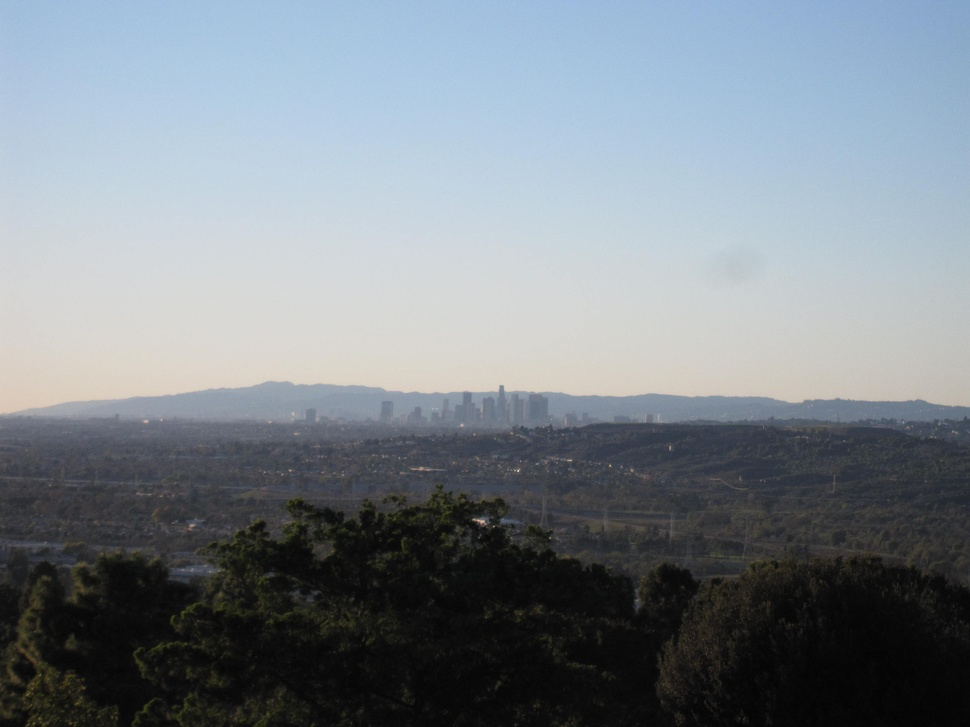
#> input picture city.jpg, 970 x 727 px, shrunk from 2816 x 2112 before the run
$ python 'Histogram matching.py'   (older library calls are emulated)
#> lines starting #> are read from the running program, lines starting #| are printed output that depends on the picture
#!/usr/bin/env python
# coding: utf-8

# In[2]:


import numpy as np
from scipy import linalg


# In[3]:


import matplotlib.pyplot as plt
import matplotlib.image as mpimg
from skimage import data
from skimage import exposure
from skimage import filters
from skimage.exposure import match_histograms

img=mpimg.imread('city.jpg')
#> img is the input picture: shape (727, 970, 3); mean R, G, B 123.5, 131.9, 139.2
plt.imshow(img)


# In[4]:


img.shape


# In[6]:


img_array = img / 255
img_gray = img_array @ [0.2126, 0.7152, 0.0722]
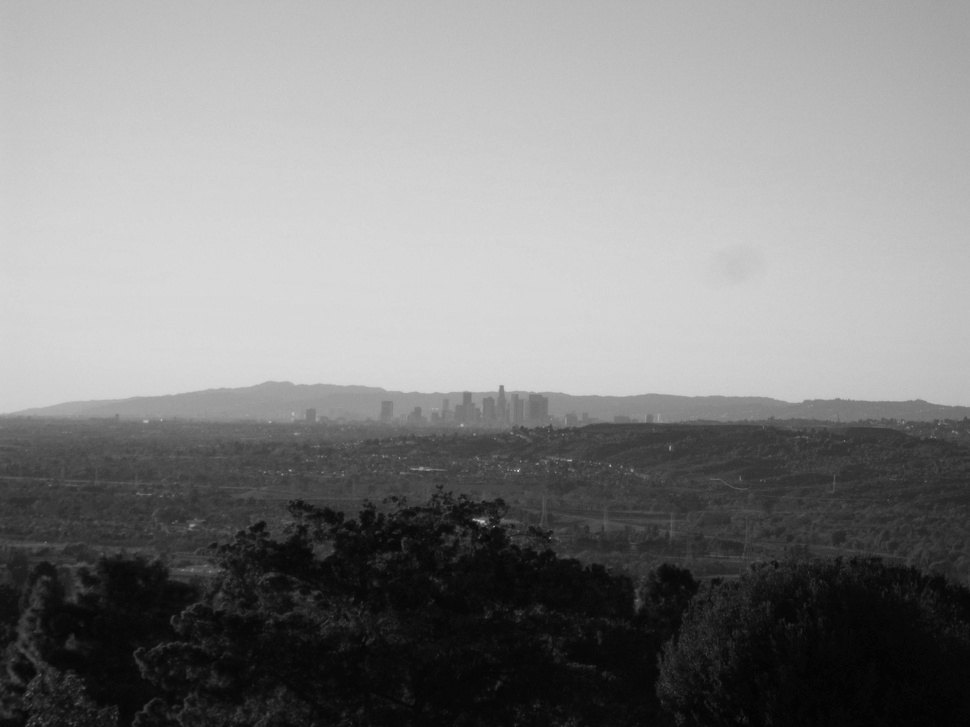
#> img_gray: shape (727, 970) float64; min 0, max 0.874, mean 0.512
plt.imshow(img_gray, cmap="gray")


# In[7]:


img_gray.shape


# In[8]:


mpimg.imsave('city_gray.jpg',img_gray)
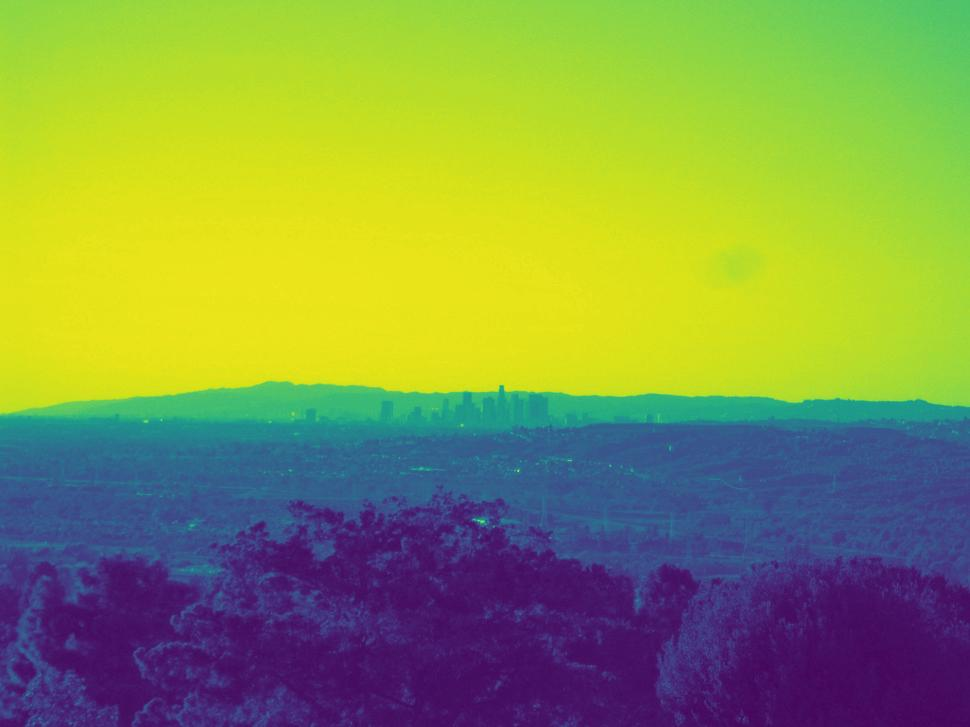
#> saved as city_gray.jpg: shape (727, 970, 3); mean R, G, B 132.3, 150.2, 77.5


# In[37]:


reference = mpimg.imread('cloud.jpg')
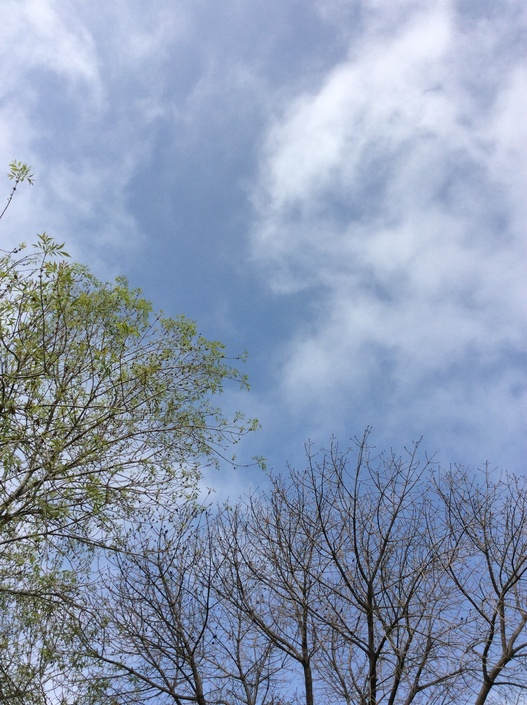
#> input picture cloud.jpg, 527 x 705 px, shrunk from 1529 x 2048 before the run
#> reference is the input picture: shape (705, 527, 3); mean R, G, B 139.5, 153.7, 179.2
img = mpimg.imread('city.jpg')
plt.imshow(reference)


# In[38]:


ref_hist, bins = exposure.histogram(reference[..., 0], source_range='dtype')
#> ref_hist = 256 values, max 3743 at index 156, min 0 at index 245, mean 1451.3; bins = 256 values from 0 to 255
plt.plot(bins, ref_hist / ref_hist.max())
ref_cdf, bins = exposure.cumulative_distribution(reference[..., 0])
#> ref_cdf = 245 values from 0.000118 to 1; bins = 245 values from 0 to 244
plt.plot(bins, ref_cdf)


# In[39]:


img_hist, bins = exposure.histogram(img[..., 0], source_range='dtype')
#> img_hist = 256 values, max 13657 at index 11, min 0 at index 225, mean 2754.6; bins = 256 values from 0 to 255
plt.plot(bins, img_hist / img_hist.max())
img_cdf, bins = exposure.cumulative_distribution(img[..., 0])
#> img_cdf = 225 values from 1.42e-06 to 1; bins = 225 values from 0 to 224
plt.plot(bins, img_cdf)


# In[40]:


matched = match_histograms(img, reference, multichannel=True)
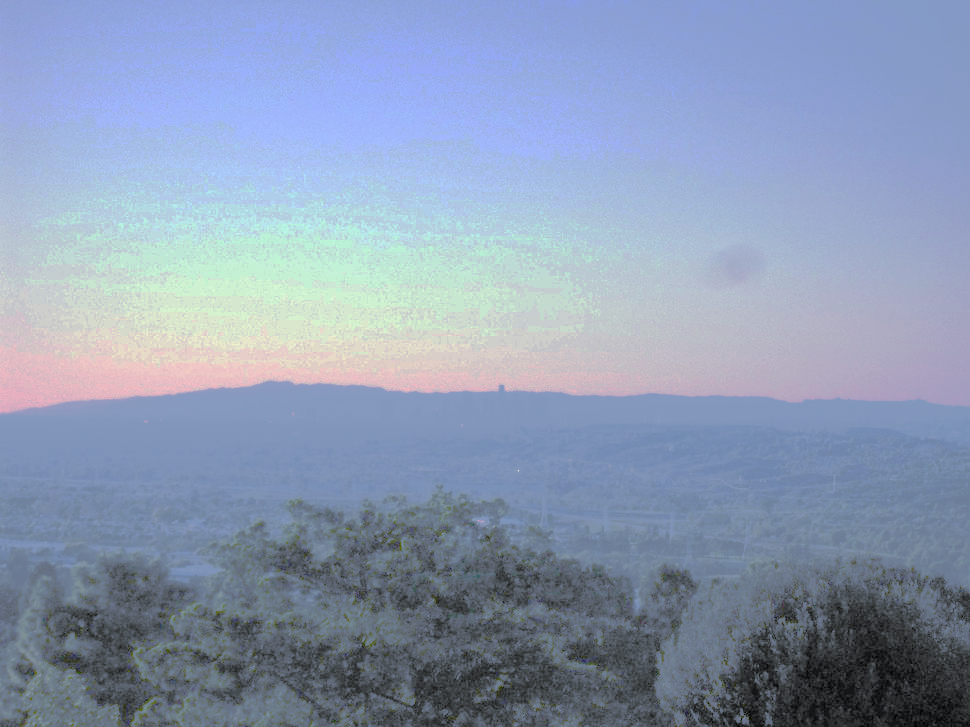
#> matched: shape (727, 970, 3); mean R, G, B 139.6, 154.4, 179.7
plt.imshow(matched)


# In[41]:


mat_hist, bins = exposure.histogram(matched[..., 0], source_range='dtype')
#> mat_hist = 256 values, max 13657 at index 78, min 0 at index 1, mean 2754.6; bins = 256 values from 0 to 255
plt.plot(bins, mat_hist / mat_hist.max())
mat_cdf, bins = exposure.cumulative_distribution(matched[..., 0])
#> mat_cdf = 245 values from 5.53e-05 to 1; bins = 245 values from 0 to 244
plt.plot(bins, mat_cdf)


# In[36]:


mpimg.imsave('cloud_city.jpg', matched)


# In[ ]:
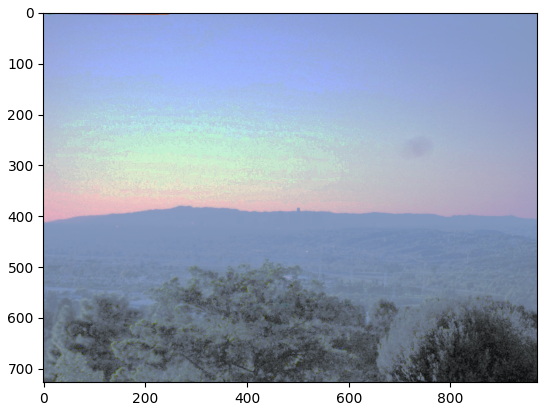
#> figure drawn by matplotlib, 1 panel
